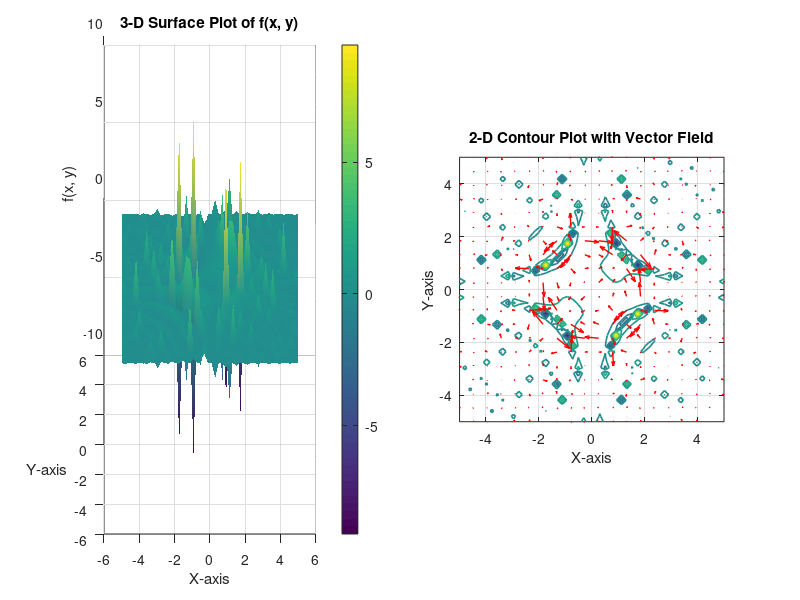

Write MATLAB code to recreate this figure.
fprintf('--- 7.3 Experiment 3: 3-D Plotting and Complex Function Visualization ---\n');

%% Task 1: Plot a Complex 3-D Mathematical Function
fprintf('Task 1: Generating the complex 3-D mathematical function for x, y in [-5, 5]...\n');
% Create the grid for x and y. Using a density of 50 for a smooth surface.
[x, y] = meshgrid(linspace(-5, 5, 50)); 

% Complex function utilizing strict element-wise operations (.*, ./, .^)
term1 = sin(x.^2 + y.^2) .* exp(-(x.^2 + y.^2));
term2 = tan(x .* y) ./ (x.^2 + y.^2 + 1);
term3 = log(x.^2 + y.^2 + 1) ./ (x.^2 + 2.*y.^2 + 3);
f = term1 + term2 + term3;

% Calculate the gradient for the vector field (needed for Task 3)
% Using fewer points for the quiver plot so the arrows don't overcrowd the graph
[x_quiv, y_quiv] = meshgrid(linspace(-5, 5, 20));
term1_q = sin(x_quiv.^2 + y_quiv.^2) .* exp(-(x_quiv.^2 + y_quiv.^2));
term2_q = tan(x_quiv .* y_quiv) ./ (x_quiv.^2 + y_quiv.^2 + 1);
term3_q = log(x_quiv.^2 + y_quiv.^2 + 1) ./ (x_quiv.^2 + 2.*y_quiv.^2 + 3);
f_quiv = term1_q + term2_q + term3_q;
[px, py] = gradient(f_quiv);

%% Task 4: Multiple 3-D Subplots (Setup)
fprintf('Task 4: Initializing figure with two subplots...\n');
fig = figure('Name', 'Experiment 3: 3-D Plotting', 'Position', [100, 100, 1200, 500]);

%% Task 2: 3-D Surface Plot
fprintf('Task 2: Generating 3-D Surface Plot...\n');
subplot(1, 2, 1);
surf(x, y, f);
title('3-D Surface Plot of f(x, y)');
xlabel('X-axis');
ylabel('Y-axis');
zlabel('f(x, y)');
colorbar;
shading interp; % Smooths the color gradient across the surface

%% Task 3: Contour Plot and Vector Field
fprintf('Task 3: Generating Contour Plot and Vector Field overlay...\n');
subplot(1, 2, 2);
contour(x, y, f, 20, 'LineWidth', 1.2); % 20 contour levels
hold on;
% Overlay vector field using the lower-density grid
quiver(x_quiv, y_quiv, px, py, 'r', 'LineWidth', 1); 
hold off;
title('2-D Contour Plot with Vector Field');
xlabel('X-axis');
ylabel('Y-axis');
axis equal; % Ensures the spatial proportions are correct
grid on;

%% Task 5: Animate the 3-D Surface Plot
fprintf('Task 5: Animating the 3-D surface plot through rotation...\n');
subplot(1, 2, 1); % Bring focus back to the surface plot subplot
% Rotate the azimuth angle from 0 to 360 degrees
for az = 0:5:360
    view(az, 30); % Azimuth changes, elevation locked at 30 degrees
    drawnow;      % Force MATLAB to draw the update
    pause(0.05);  % Control animation speed
end

%% Task 6: Save the 3-D Graphs
fprintf('Task 6: Saving the final figure as a high-resolution image...\n');
% Save the entire figure containing both subplots
saveas(gcf, 'experiment3_complex_3d_plot.png');
fprintf('Success! Graph saved in your current directory as "experiment3_complex_3d_plot.png".\n\n');
